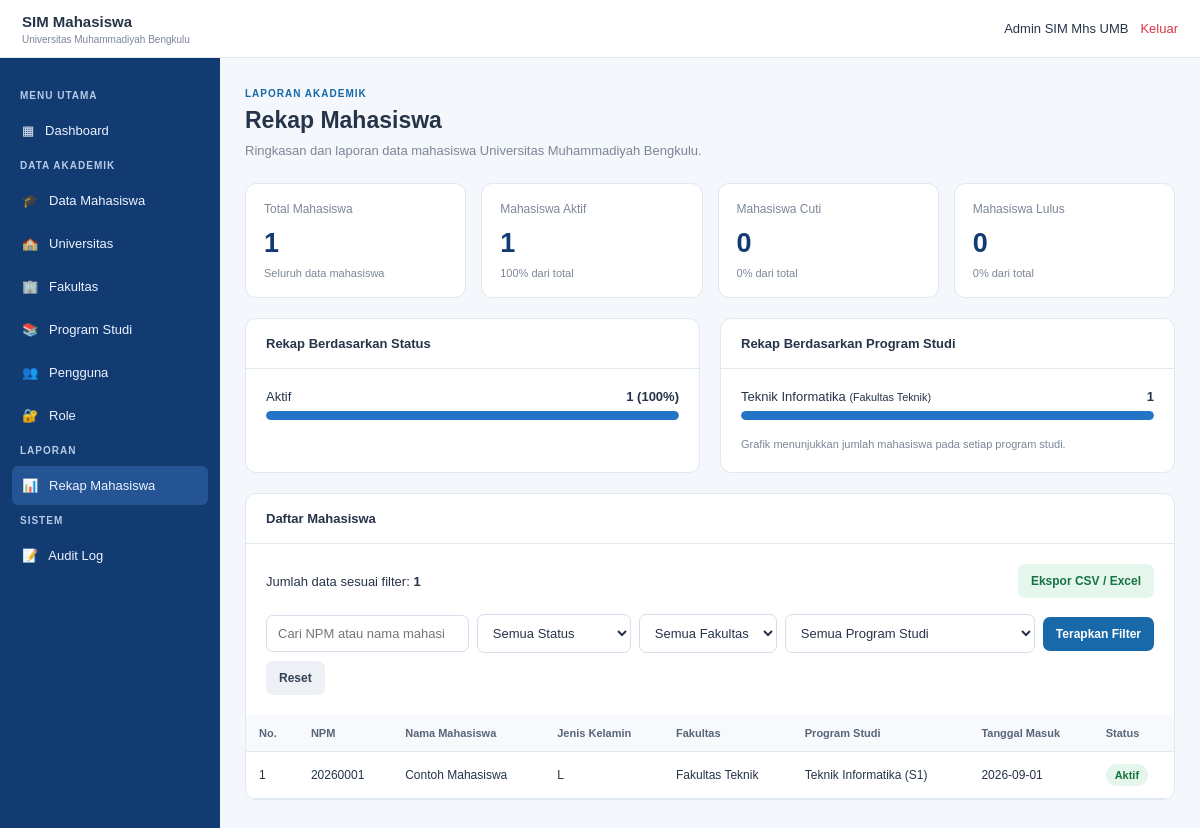
/rekap_mahasiswa.php (signed in), run on the app's committed database.
### tables this page shows
CREATE TABLE `mahasiswa` (
  `id_mahasiswa` bigint(20) UNSIGNED NOT NULL,
  `id_pengguna` bigint(20) UNSIGNED DEFAULT NULL,
  `id_program_studi` bigint(20) UNSIGNED NOT NULL,
  `npm` varchar(30) NOT NULL,
  `nama_mahasiswa` varchar(200) NOT NULL,
  `jenis_kelamin` enum('L','P') NOT NULL,
  `tempat_lahir` varchar(100) DEFAULT NULL,
  `tanggal_lahir` date DEFAULT NULL,
  `tanggal_masuk` date NOT NULL,
  `alamat` text DEFAULT NULL,
  `status_mahasiswa` enum('Aktif','Cuti','Lulus','Mengundurkan Diri','Drop Out','Tidak Aktif') NOT NULL DEFAULT 'Aktif',
  `created_at` timestamp NOT NULL DEFAULT current_timestamp(),
  `updated_at` timestamp NOT NULL DEFAULT current_timestamp() ON UPDATE current_timestamp()
);

CREATE TABLE `fakultas` (
  `id_fakultas` bigint(20) UNSIGNED NOT NULL,
  `id_universitas` bigint(20) UNSIGNED NOT NULL,
  `kode_fakultas` varchar(20) NOT NULL,
  `nama_fakultas` varchar(200) NOT NULL,
  `created_at` timestamp NOT NULL DEFAULT current_timestamp(),
  `updated_at` timestamp NOT NULL DEFAULT current_timestamp() ON UPDATE current_timestamp()
);

CREATE TABLE `program_studi` (
  `id_program_studi` bigint(20) UNSIGNED NOT NULL,
  `id_fakultas` bigint(20) UNSIGNED NOT NULL,
  `kode_program_studi` varchar(20) NOT NULL,
  `nama_program_studi` varchar(200) NOT NULL,
  `jenjang` varchar(20) NOT NULL DEFAULT 'S1',
  `status_aktif` enum('Aktif','Tidak Aktif') NOT NULL DEFAULT 'Aktif',
  `created_at` timestamp NOT NULL DEFAULT current_timestamp(),
  `updated_at` timestamp NOT NULL DEFAULT current_timestamp() ON UPDATE current_timestamp()
);

### auth.php (called while the page is built, shortened)
<?php
function e($value)
{
    return htmlspecialchars(
        (string) $value,
        ENT_QUOTES,
        'UTF-8'
    );
}

### rekap_mahasiswa.php (the view, shortened to what this page needs)
<?php
require_once __DIR__ . '/koneksi.php';
require_once __DIR__ . '/auth.php';
$cari = isset($_GET['cari']) && is_string($_GET['cari'])
    ? trim($_GET['cari']) : '';
$statusFilter = isset($_GET['status']) && is_string($_GET['status'])
    ? trim($_GET['status']) : '';
$fakultasFilter = isset($_GET['fakultas']) && is_string($_GET['fakultas'])
    ? trim($_GET['fakultas']) : '';
$prodiFilter = isset($_GET['prodi']) && is_string($_GET['prodi'])
    ? trim($_GET['prodi']) : '';
$statusPilihan = array(
    'Aktif', 'Cuti', 'Lulus', 'Mengundurkan Diri', 'Drop Out', 'Tidak Aktif'
);
if (!in_array($statusFilter, $statusPilihan, true)) {
    $statusFilter = '';
}
$ringkasan = array(
    'total' => 0,
    'aktif' => 0,
    'cuti' => 0,
    'lulus' => 0,
    'lainnya' => 0
);
$res = $conn->query(
    "SELECT COUNT(*) AS total,
        COALESCE(SUM(status_mahasiswa = 'Aktif'), 0) AS aktif,
        COALESCE(SUM(status_mahasiswa = 'Cuti'), 0) AS cuti,
        COALESCE(SUM(status_mahasiswa = 'Lulus'), 0) AS lulus,
        COALESCE(SUM(status_mahasiswa NOT IN ('Aktif','Cuti','Lulus')), 0) AS lainnya
     FROM mahasiswa"
);
if ($res) {
    $dataRingkasan = $res->fetch_assoc();
    if ($dataRingkasan) {
        foreach ($ringkasan as $key => $value) {
            $ringkasan[$key] = isset($dataRingkasan[$key])
                ? (int) $dataRingkasan[$key] : 0;
        }
    }
}
$statStatus = array();
$res = $conn->query(
    "SELECT status_mahasiswa, COUNT(*) AS jumlah
     FROM mahasiswa
     GROUP BY status_mahasiswa
     ORDER BY jumlah DESC"
);
if ($res) {
    while ($row = $res->fetch_assoc()) {
        $statStatus[] = $row;
    }
}
$statProdi = array();
$res = $conn->query(
    "SELECT f.nama_fakultas, p.nama_program_studi, p.jenjang,
            COUNT(m.id_mahasiswa) AS jumlah
     FROM program_studi p
     INNER JOIN fakultas f ON f.id_fakultas = p.id_fakultas
     LEFT JOIN mahasiswa m ON m.id_program_studi = p.id_program_studi
     GROUP BY p.id_program_studi, f.nama_fakultas,
              p.nama_program_studi, p.jenjang
     ORDER BY f.nama_fakultas, p.nama_program_studi"
);
if ($res) {
    while ($row = $res->fetch_assoc()) {
        $statProdi[] = $row;
    }
}
$sql = "SELECT m.id_mahasiswa, m.npm, m.nama_mahasiswa,
               m.jenis_kelamin, m.tanggal_masuk, m.status_mahasiswa,
               p.nama_program_studi, p.jenjang,
               f.nama_fakultas
        FROM mahasiswa m
        INNER JOIN program_studi p ON p.id_program_studi = m.id_program_studi
        INNER JOIN fakultas f ON f.id_fakultas = p.id_fakultas
        WHERE 1 = 1";
$types = '';
$params = array();
if ($fakultasFilter !== '' && ctype_digit($fakultasFilter)) {
    $sql .= " AND f.id_fakultas = ?";
    $types .= 'i';
    $params[] = (int) $fakultasFilter;
} else {
    $fakultasFilter = '';
}
if ($prodiFilter !== '' && ctype_digit($prodiFilter)) {
    $sql .= " AND p.id_program_studi = ?";
    $types .= 'i';
    $params[] = (int) $prodiFilter;
} else {
    $prodiFilter = '';
}
$sql .= " ORDER BY f.nama_fakultas, p.nama_program_studi, m.nama_mahasiswa";
$mahasiswa = array();
$stmt = $conn->prepare($sql);
if ($stmt) {
    if ($stmt->execute()) {
        $hasil = $stmt->get_result();
        if ($hasil) {
            while ($row = $hasil->fetch_assoc()) {
                $mahasiswa[] = $row;
            }
        }
    }
}
$totalTampil = count($mahasiswa);
function persenRekap($jumlah, $total) {
    return round(((int) $jumlah / (int) $total) * 100, 1);
}
?>
<!DOCTYPE html>
<html lang="id">
<head>
</head>
<body>
<header class="topbar">
    <div class="brand">SIM Mahasiswa
        <small>Universitas Muhammadiyah Bengkulu</small>
    </div>
    <div class="top-right">
        <span><?php echo e(isset($_SESSION['nama_lengkap']) ? $_SESSION['nama_lengkap'] : 'Admin'); ?></span>
        <a href="logout.php">Keluar</a>
    </div>
</header>
<aside class="sidebar">
    <div class="menu-heading">MENU UTAMA</div>
    <a class="nav-link" href="dashboard.php">▦ &nbsp; Dashboard</a>
    <div class="menu-heading">DATA AKADEMIK</div>
    <a class="nav-link" href="mahasiswa.php">🎓 &nbsp; Data Mahasiswa</a>
    <a class="nav-link" href="universitas.php">🏫 &nbsp; Universitas</a>
    <a class="nav-link" href="fakultas.php">🏢 &nbsp; Fakultas</a>
    <a class="nav-link" href="program_studi.php">📚 &nbsp; Program Studi</a>
    <a class="nav-link" href="pengguna.php">👥 &nbsp; Pengguna</a>
    <a class="nav-link" href="role.php">🔐 &nbsp; Role</a>
    <div class="menu-heading">LAPORAN</div>
    <a class="nav-link active" href="rekap_mahasiswa.php">📊 &nbsp; Rekap Mahasiswa</a>
    <div class="menu-heading">SISTEM</div>
    <a class="nav-link" href="audit_log.php">📝 &nbsp; Audit Log</a>
</aside>
<main class="main">
    <div class="page-label">LAPORAN AKADEMIK</div>
    <h1>Rekap Mahasiswa</h1>
    <div class="subtitle">Ringkasan dan laporan data mahasiswa Universitas Muhammadiyah Bengkulu.</div>
    <section class="cards">
        <div class="card">
            <div class="card-label">Total Mahasiswa</div>
            <div class="card-value"><?php echo number_format($ringkasan['total'], 0, ',', '.'); ?></div>
            <div class="card-note">Seluruh data mahasiswa</div>
        </div>
        <div class="card">
            <div class="card-label">Mahasiswa Aktif</div>
            <div class="card-value"><?php echo number_format($ringkasan['aktif'], 0, ',', '.'); ?></div>
            <div class="card-note"><?php echo persenRekap($ringkasan['aktif'], $ringkasan['total']); ?>% dari total</div>
        </div>
        <div class="card">
            <div class="card-label">Mahasiswa Cuti</div>
            <div class="card-value"><?php echo number_format($ringkasan['cuti'], 0, ',', '.'); ?></div>
            <div class="card-note"><?php echo persenRekap($ringkasan['cuti'], $ringkasan['total']); ?>% dari total</div>
        </div>
        <div class="card">
            <div class="card-label">Mahasiswa Lulus</div>
            <div class="card-value"><?php echo number_format($ringkasan['lulus'], 0, ',', '.'); ?></div>
            <div class="card-note"><?php echo persenRekap($ringkasan['lulus'], $ringkasan['total']); ?>% dari total</div>
        </div>
    </section>
    <section class="grid-two">
        <div class="panel">
            <div class="panel-heading">Rekap Berdasarkan Status</div>
            <div class="panel-body">
                <?php if (count($statStatus)): ?>
                    <?php foreach ($statStatus as $s): ?>
                        <div class="stat-row">
                            <div class="stat-top">
                                <span><?php echo e($s['status_mahasiswa']); ?></span>
                                <span><?php echo (int) $s['jumlah']; ?> (<?php echo persenRekap($s['jumlah'], $ringkasan['total']); ?>%)</span>
                            </div>
                            <div class="bar">
                                <div class="bar-inner" style="width:<?php echo persenRekap($s['jumlah'], $ringkasan['total']); ?>%"></div>
                            </div>
                        </div>
                    <?php endforeach; ?>
                <?php else: ?>
                    <div class="empty">Belum ada data mahasiswa.</div>
                <?php endif; ?>
            </div>
        </div>
        <div class="panel">
            <div class="panel-heading">Rekap Berdasarkan Program Studi</div>
            <div class="panel-body">
                <?php if (count($statProdi)): ?>
                    <?php foreach ($statProdi as $s): ?>
                        <div class="stat-row">
                            <div class="stat-top">
                                <span>
                                    <?php echo e($s['nama_program_studi']); ?>
                                    <small>(<?php echo e($s['nama_fakultas']); ?>)</small>
                                </span>
                                <span><?php echo (int) $s['jumlah']; ?></span>
                            </div>
                            <div class="bar">
                                <div class="bar-inner" style="width:<?php echo persenRekap($s['jumlah'], $ringkasan['total']); ?>%"></div>
                            </div>
                        </div>
                    <?php endforeach; ?>
                <?php else: ?>
                    <div class="empty">Belum ada program studi.</div>
                <?php endif; ?>
                <div class="note">Grafik menunjukkan jumlah mahasiswa pada setiap program studi.</div>
            </div>
        </div>
    </section>
    <section class="panel">
        <div class="panel-heading">Daftar Mahasiswa</div>
        <div class="panel-body">
            <div class="toolbar">
                <div>Jumlah data sesuai filter: <strong><?php echo number_format($totalTampil, 0, ',', '.'); ?></strong></div>
                <a class="btn export" href="?<?php
                    $exportParams = array(
                        'cari' => $cari,
                        'status' => $statusFilter,
                        'fakultas' => $fakultasFilter,
                        'prodi' => $prodiFilter,
                        'export' => 'csv'
                    );
                    echo e(http_build_query($exportParams));
                ?>">Ekspor CSV / Excel</a>
            </div>
            <form method="get" action="rekap_mahasiswa.php" class="filters">
                <input type="search" name="cari" placeholder="Cari NPM atau nama mahasiswa"
                       value="<?php echo e($cari); ?>">
                <select name="status">
                    <option value="">Semua Status</option>
                </select>
                <select name="fakultas">
                    <option value="">Semua Fakultas</option>
                </select>
                <select name="prodi">
                    <option value="">Semua Program Studi</option>
                </select>
                <button class="btn primary" type="submit">Terapkan Filter</button>
                <a class="btn light" href="rekap_mahasiswa.php">Reset</a>
            </form>
        </div>
        <div class="table-wrap">
            <table>
                <thead>
                <tr>
                    <th>No.</th>
                    <th>NPM</th>
                    <th>Nama Mahasiswa</th>
                    <th>Jenis Kelamin</th>
                    <th>Fakultas</th>
                    <th>Program Studi</th>
                    <th>Tanggal Masuk</th>
                    <th>Status</th>
                </tr>
                </thead>
                <tbody>
                <?php if ($totalTampil > 0): ?>
                    <?php foreach ($mahasiswa as $i => $m): ?>
                        <?php
                        $kelasStatus = 'status-lain';
                        if ($m['status_mahasiswa'] === 'Aktif') {
                            $kelasStatus = 'status-aktif';
                        } elseif ($m['status_mahasiswa'] === 'Cuti') {
                            $kelasStatus = 'status-cuti';
                        } elseif ($m['status_mahasiswa'] === 'Lulus') {
                            $kelasStatus = 'status-lulus';
                        }
                        ?>
                        <tr>
                            <td><?php echo $i + 1; ?></td>
                            <td><?php echo e($m['npm']); ?></td>
                            <td><?php echo e($m['nama_mahasiswa']); ?></td>
                            <td><?php echo e($m['jenis_kelamin']); ?></td>
                            <td><?php echo e($m['nama_fakultas']); ?></td>
                            <td><?php echo e($m['nama_program_studi'] . ' (' . $m['jenjang'] . ')'); ?></td>
                            <td><?php echo e($m['tanggal_masuk']); ?></td>
                            <td><span class="badge <?php echo $kelasStatus; ?>"><?php echo e($m['status_mahasiswa']); ?></span></td>
                        </tr>
                    <?php endforeach; ?>
                <?php else: ?>
                    <tr>
                        <td colspan="8" class="empty">Data mahasiswa tidak ditemukan.</td>
                    </tr>
                <?php endif; ?>
                </tbody>
            </table>
        </div>
    </section>
</main>
</body>
</html>

### data on the page
mahasiswa: npm "20260001", nama_mahasiswa "Contoh Mahasiswa", jenis_kelamin "L", fakultas.nama_fakultas "Fakultas Teknik", id_program_studi.jenjang "Teknik Informatika (S1)", tanggal_masuk "2026-09-01", status_mahasiswa "Aktif"

### other printed values
isset($_SESSION['nama_lengkap']) ? $_SESSION['nama_lengkap'] : 'Admin' "Admin SIM Mhs UMB"
$ringkasan['total'] "1"
$ringkasan['aktif'] "1"
persenRekap($ringkasan['aktif'], $ringkasan['total']) "100"
$ringkasan['cuti'] "0"
persenRekap($ringkasan['cuti'], $ringkasan['total']) "0"
$ringkasan['lulus'] "0"
persenRekap($ringkasan['lulus'], $ringkasan['total']) "0"
$s['status_mahasiswa'] "Aktif"
$s['jumlah'] "1"
persenRekap($s['jumlah'], $ringkasan['total']) "100"
$s['nama_program_studi'] "Teknik Informatika"
$s['nama_fakultas'] "Fakultas Teknik"
$totalTampil "1"
